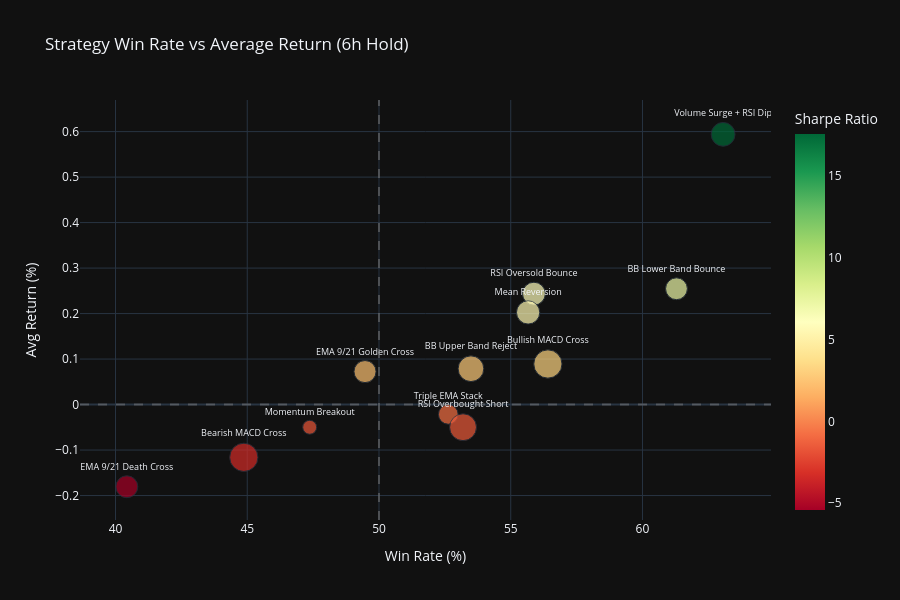

The code cell stored with this chart in its notebook:
### Markdown cell above
## 6. Visual Comparison Charts

### Code cell
# Win Rate vs Avg Return scatter plot (6h hold)
fig = px.scatter(
    df_6h,
    x='Win Rate (%)',
    y='Avg Return (%)',
    size='Signals',
    color='Sharpe Ratio',
    color_continuous_scale='RdYlGn',
    hover_name='Strategy',
    text='Strategy',
    title='Strategy Win Rate vs Average Return (6h Hold)',
    labels={'Signals': 'Number of Signals'},
    template='plotly_dark'
)
fig.update_traces(textposition='top center', textfont_size=9)
fig.add_hline(y=0, line_dash='dash', line_color='gray', opacity=0.5)
fig.add_vline(x=50, line_dash='dash', line_color='gray', opacity=0.5)
fig.update_layout(height=600)
fig.show()

### Figure 1 — Plotly figure (JSON) as saved in the notebook; plotly's stock layout.template omitted (floating-point values rounded to 4 significant figures)
{"data": [{"hovertemplate": "<b>%{hovertext}</b><br><br>Win Rate (%)=%{x}<br>Avg Return (%)=%{y}<br>Number of Signals=%{marker.size}<br>Strategy=%{text}<br>Sharpe Ratio=%{marker.color}<extra></extra>", "hovertext": ["Volume Surge + RSI Dip", "BB Lower Band Bounce", "RSI Oversold Bounce", "Mean Reversion", "Bullish MACD Cross", "BB Upper Band Reject", "EMA 9/21 Golden Cross", "Triple EMA Stack", "RSI Overbought Short", "Momentum Breakout", "Bearish MACD Cross", "EMA 9/21 Death Cross"], "legendgroup": "", "marker": {"color": [17.56, 7.143, 5.978, 5.528, 3.25, 2.767, 2.342, -0.72, -1.553, -1.624, -3.302, -5.42], "coloraxis": "coloraxis", "size": [111, 93, 102, 106, 156, 129, 95, 76, 141, 38, 156, 94], "sizemode": "area", "sizeref": 0.39, "symbol": "circle"}, "mode": "markers+text", "name": "", "orientation": "v", "showlegend": false, "text": ["Volume Surge + RSI Dip", "BB Lower Band Bounce", "RSI Oversold Bounce", "Mean Reversion", "Bullish MACD Cross", "BB Upper Band Reject", "EMA 9/21 Golden Cross", "Triple EMA Stack", "RSI Overbought Short", "Momentum Breakout", "Bearish MACD Cross", "EMA 9/21 Death Cross"], "textfont": {"size": 9}, "textposition": "top center", "type": "scatter", "x": [63.06, 61.29, 55.88, 55.66, 56.41, 53.49, 49.47, 52.63, 53.19, 47.37, 44.87, 40.43], "xaxis": "x", "y": [0.594, 0.2546, 0.2438, 0.2026, 0.0892, 0.0788, 0.0725, -0.0216, -0.0498, -0.0499, -0.116, -0.1806], "yaxis": "y"}], "layout": {"coloraxis": {"autocolorscale": false, "colorbar": {"title": {"text": "Sharpe Ratio"}}, "colorscale": [[0, "rgb(165,0,38)"], [0.1, "rgb(215,48,39)"], [0.2, "rgb(244,109,67)"], [0.3, "rgb(253,174,97)"], [0.4, "rgb(254,224,139)"], [0.5, "rgb(255,255,191)"], [0.6, "rgb(217,239,139)"], [0.7, "rgb(166,217,106)"], [0.8, "rgb(102,189,99)"], [0.9, "rgb(26,152,80)"], [1, "rgb(0,104,55)"]]}, "height": 600, "legend": {"itemsizing": "constant", "tracegroupgap": 0}, "shapes": [{"line": {"color": "gray", "dash": "dash"}, "opacity": 0.5, "type": "line", "x0": 0, "x1": 1, "xref": "x domain", "y0": 0, "y1": 0, "yref": "y"}, {"line": {"color": "gray", "dash": "dash"}, "opacity": 0.5, "type": "line", "x0": 50, "x1": 50, "xref": "x", "y0": 0, "y1": 1, "yref": "y domain"}], "title": {"text": "Strategy Win Rate vs Average Return (6h Hold)"}, "xaxis": {"anchor": "y", "domain": [0, 1], "title": {"text": "Win Rate (%)"}}, "yaxis": {"anchor": "x", "domain": [0, 1], "title": {"text": "Avg Return (%)"}}}}
